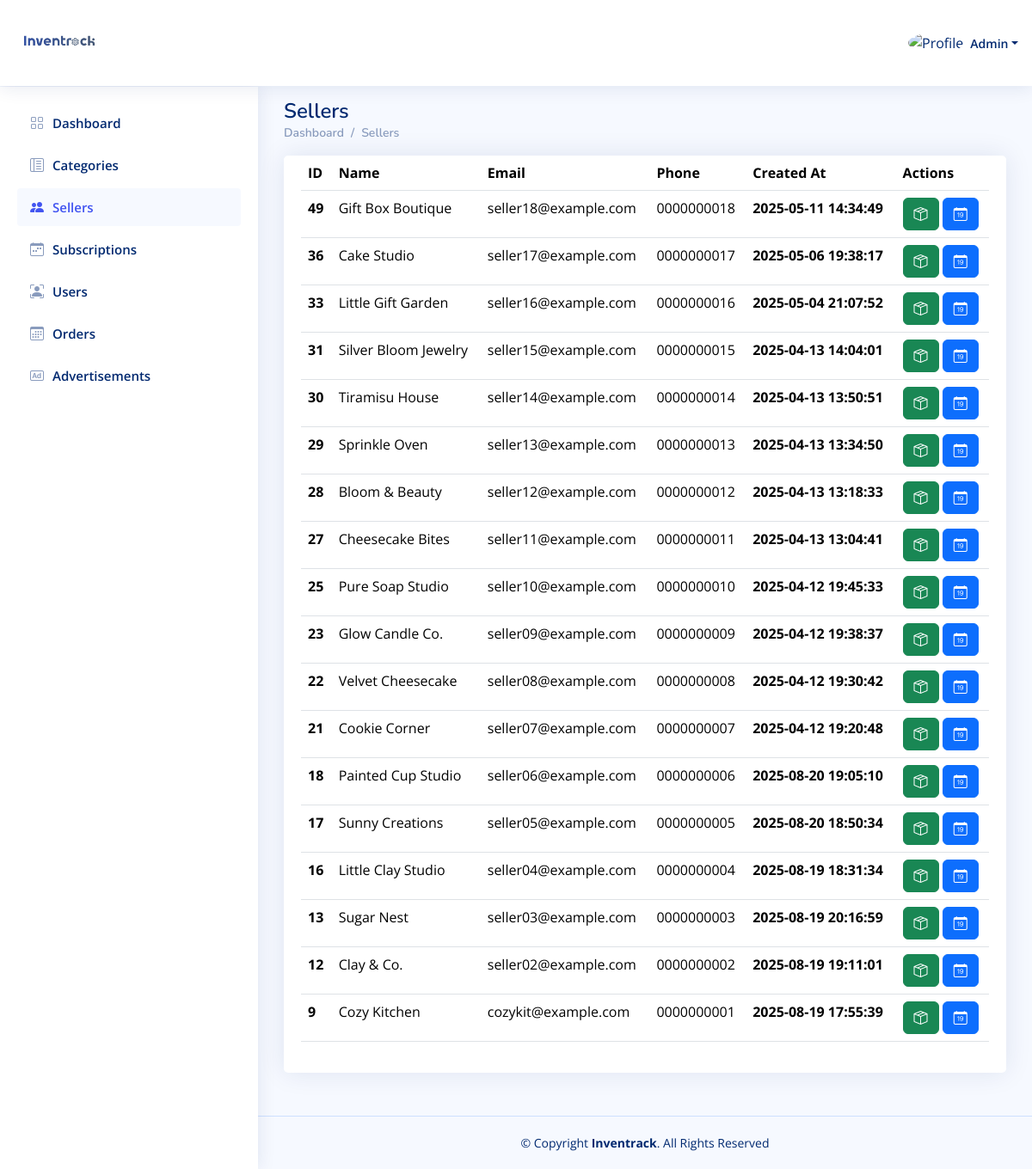
Screenshot of /Admin_Dashboard/Sellers.php (signed in) with the database file from the repository.
### tables this page shows
CREATE TABLE `users` (
  `id` int(11) NOT NULL,
  `user_type_id` int(11) NOT NULL,
  `name` varchar(250) NOT NULL,
  `email` varchar(250) NOT NULL,
  `phone` varchar(250) NOT NULL,
  `password` varchar(250) NOT NULL,
  `image` varchar(250) DEFAULT NULL,
  `description` text DEFAULT NULL,
  `instagram_link` varchar(250) DEFAULT NULL,
  `active` int(11) NOT NULL DEFAULT 1,
  `created_at` timestamp NOT NULL DEFAULT current_timestamp()
);

### Admin_Dashboard/Sellers.php (the view, shortened to what this page needs)
<?php
include "../Connect.php";
$A_ID = $_SESSION['A_Log'];
if (!$A_ID) {
    echo '<script language="JavaScript">
     document.location="../Login.php";
    </script>';
} else {
    $sql1 = mysqli_query($con, "select * from users where id='$A_ID'");
    $row1 = mysqli_fetch_array($sql1);
    $name = $row1['name'];
}
?>
<!DOCTYPE html>
<html lang="en">
  <head>
    <link
      href="../assets/vendor/bootstrap/css/bootstrap.min.css"
      rel="stylesheet"
    />
    <link
      href="../assets/vendor/bootstrap-icons/bootstrap-icons.css"
      rel="stylesheet"
    />
    <link href="../assets/vendor/boxicons/css/boxicons.min.css" rel="stylesheet" />
    <link href="../assets/vendor/quill/quill.snow.css" rel="stylesheet" />
    <link href="../assets/vendor/quill/quill.bubble.css" rel="stylesheet" />
    <link href="../assets/vendor/remixicon/remixicon.css" rel="stylesheet" />
    <link href="../assets/vendor/simple-datatables/style.css" rel="stylesheet" />
    <link href="../assets/css/style.css" rel="stylesheet" />
  </head>
  <body>
    <header id="header" class="header fixed-top d-flex align-items-center">
      <div class="d-flex align-items-center justify-content-between">
        <a href="index.php" class="logo d-flex align-items-center">
          <img src="../assets/img/Logo.png" alt="" />
        </a>
      </div>
      <nav class="header-nav ms-auto">
        <ul class="d-flex align-items-center">
          <li class="nav-item dropdown pe-3">
            <a
              class="nav-link nav-profile d-flex align-items-center pe-0"
              href="#"
              data-bs-toggle="dropdown"
            >
              <img
                src="https://www.computerhope.com/jargon/g/guest-user.png"
                alt="Profile"
                class="rounded-circle"
              />
              <span class="d-none d-md-block dropdown-toggle ps-2"><?php echo $name ?></span> </a
            >
          </li>
        </ul>
      </nav>
    </header>
    <?php require './Aside-Nav/Aside.php'?>
    <main id="main" class="main">
      <div class="pagetitle">
        <h1>Sellers</h1>
        <nav>
          <ol class="breadcrumb">
            <li class="breadcrumb-item"><a href="index.php">Dashboard</a></li>
            <li class="breadcrumb-item">Sellers</li>
          </ol>
        </nav>
      </div>
      <section class="section">
        <div class="row">
         <div class="col-lg-12 col-md-12 col-sm-12">
            <div class="card">
              <div class="card-body">
                <table class="table datatable">
                  <thead>
                    <tr>
                      <th scope="col">ID</th>
                      <th scope="col">Name</th>
                      <th scope="col">Email</th>
                      <th scope="col">Phone</th>
                      <th scope="col">Created At</th>
                      <th scope="col">Actions</th>
                    </tr>
                  </thead>
                  <tbody>
                  <?php
$sql1 = mysqli_query($con, "SELECT * from users WHERE user_type_id = 2 ORDER BY id DESC");
while ($row1 = mysqli_fetch_array($sql1)) {
    $seller_id = $row1['id'];
    $seller_name = $row1['name'];
    $seller_email = $row1['email'];
    $seller_phone = $row1['phone'];
    $created_at = $row1['created_at'];
    ?>
                    <tr>
                      <th scope="row"><?php echo $seller_id ?></th>
                      <td scope="row"><?php echo $seller_name ?></td>
                      <td scope="row"><?php echo $seller_email ?></td>
                      <td scope="row"><?php echo $seller_phone ?></td>
                      <th scope="row"><?php echo $created_at ?></th>
                      <th scope="row">
                        <a href="./Products.php?seller_id=<?php echo $seller_id?>" class="btn btn-success"><i class="bi bi-box-seam"></i></a>
                        <a href="./Subscriptions.php?seller_id=<?php echo $seller_id?>" class="btn btn-primary"><i class="bi bi-calendar-date"></i></a>
                      </th>
                    </tr>
<?php
}?>
                  </tbody>
                </table>
              </div>
            </div>
          </div>
        </div>
      </section>
    </main>
    <footer id="footer" class="footer">
      <div class="copyright">
        &copy; Copyright <strong><span>Inventrack</span></strong
        >. All Rights Reserved
      </div>
    </footer>
  </body>
</html>

### assets/css/style.css (style rules this page uses)
:root { scroll-behavior: smooth; }
body { font-family: "Open Sans", sans-serif; background: #f6f9ff; color: #444444; }
a { color: #4154f1; text-decoration: none; }
h1, h2, h3, h4, h5, h6 { font-family: "Nunito", sans-serif; }
#main { margin-top: 95px; padding: 20px 30px; transition: all 0.3s; }
.pagetitle { margin-bottom: 10px; }
.pagetitle h1 { font-size: 24px; margin-bottom: 0; font-weight: 600; color: #012970; }
.card { margin-bottom: 30px; border: none; border-radius: 5px; box-shadow: 0px 0 30px rgba(1, 41, 112, 0.1); }
.card-body { padding: 0 20px 20px 20px; }
.breadcrumb { font-size: 14px; font-family: "Nunito", sans-serif; color: #899bbd; font-weight: 600; }
.breadcrumb a { color: #899bbd; transition: 0.3s; }
.breadcrumb .breadcrumb-item::before { color: #899bbd; }
.logo { line-height: 1; }
@media (min-width: 1200px) { .logo { width: 280px; } }
.logo img { max-height: 200px; width: 100px; margin-right: 6px; }
.header { transition: all 0.5s; z-index: 997; height: 100px; box-shadow: 0px 2px 20px rgba(1, 41, 112, 0.1); background-color: #fff; padding-left: 20px; }
.header-nav ul { list-style: none; }
.header-nav>ul { margin: 0; padding: 0; }
.header-nav .nav-profile { color: #012970; }
.header-nav .nav-profile img { max-height: 36px; }
.header-nav .nav-profile span { font-size: 14px; font-weight: 600; }
@media (min-width: 1200px) { #main, #footer { margin-left: 300px; } }
.footer { padding: 20px 0; font-size: 14px; transition: all 0.3s; border-top: 1px solid #cddfff; }
.footer .copyright { text-align: center; color: #012970; }

### rows the page displays
users: name "Admin"
users: id "49", name "Gift Box Boutique", email "seller18@example.com", phone "0000000018", created_at "2025-05-11 14:34:49"
users: id "36", name "Cake Studio", email "seller17@example.com", phone "0000000017", created_at "2025-05-06 19:38:17"
users: id "33", name "Little Gift Garden", email "seller16@example.com", phone "0000000016", created_at "2025-05-04 21:07:52"
users: id "31", name "Silver Bloom Jewelry", email "seller15@example.com", phone "0000000015", created_at "2025-04-13 14:04:01"
users: id "30", name "Tiramisu House", email "seller14@example.com", phone "0000000014", created_at "2025-04-13 13:50:51"
users: id "29", name "Sprinkle Oven", email "seller13@example.com", phone "0000000013", created_at "2025-04-13 13:34:50"
users: id "28", name "Bloom & Beauty", email "seller12@example.com", phone "0000000012", created_at "2025-04-13 13:18:33"
users: id "27", name "Cheesecake Bites", email "seller11@example.com", phone "0000000011", created_at "2025-04-13 13:04:41"
users: id "25", name "Pure Soap Studio", email "seller10@example.com", phone "0000000010", created_at "2025-04-12 19:45:33"
users: id "23", name "Glow Candle Co.", email "seller09@example.com", phone "0000000009", created_at "2025-04-12 19:38:37"
users: id "22", name "Velvet Cheesecake", email "seller08@example.com", phone "0000000008", created_at "2025-04-12 19:30:42"
users: id "21", name "Cookie Corner", email "seller07@example.com", phone "0000000007", created_at "2025-04-12 19:20:48"
users: id "18", name "Painted Cup Studio", email "seller06@example.com", phone "0000000006", created_at "2025-08-20 19:05:10"
users: id "17", name "Sunny Creations", email "seller05@example.com", phone "0000000005", created_at "2025-08-20 18:50:34"
users: id "16", name "Little Clay Studio", email "seller04@example.com", phone "0000000004", created_at "2025-08-19 18:31:34"
users: id "13", name "Sugar Nest", email "seller03@example.com", phone "0000000003", created_at "2025-08-19 20:16:59"
users: id "12", name "Clay & Co.", email "seller02@example.com", phone "0000000002", created_at "2025-08-19 19:11:01"
users: id "9", name "Cozy Kitchen", email "cozykit@example.com", phone "0000000001", created_at "2025-08-19 17:55:39"
